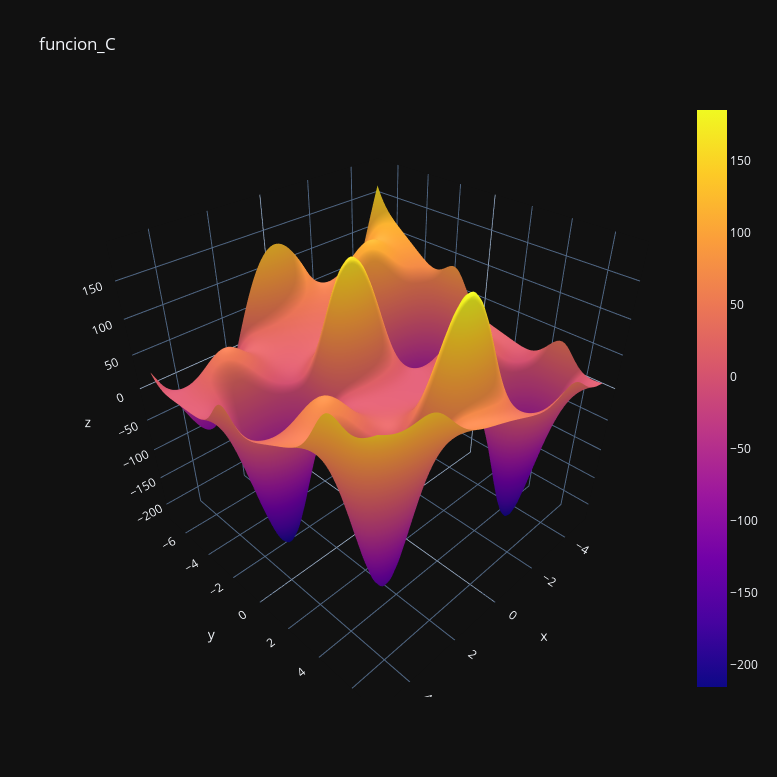

Notebook code cell kept with this figure:
### Markdown cell above
## Visualización estática de la superficie a optimizar

### Code cell
funcion_objetivo = funcion_C

#Definicion de la región de exploración permitida para las partículas
graph_x_min = -5
graph_x_max = 5
graph_y_min = -7
graph_y_max = 7

x_0_lin = np.linspace(start = graph_x_min, stop = graph_x_max, num = 100)
x_1_lin = np.linspace(start = graph_y_min, stop = graph_y_max, num = 100)

x_0, x_1 = np.meshgrid(x_0_lin, x_1_lin)

z=np.zeros((x_1_lin.size, x_0_lin.size))

for i in range(z.shape[0]):
  for j in range(z.shape[1]):
    z[i,j] = funcion_objetivo(x_0_lin[j], x_1_lin[i])
    
z_df = pd.DataFrame(z, index=x_0_lin, columns=x_1_lin, copy=True)

dsm.Figure(
    data=dsm.Surface(z=z_df.values, x=x_0_lin, y=x_1_lin),
    layout=dsm.Layout(
        title=funcion_objetivo.__name__,
        template="plotly_dark",
        width=777,
        height=777
    ))

### Figure 1 — Plotly figure (JSON) as saved in the notebook; plotly's stock layout.template omitted (floating-point values rounded to 4 significant figures; data arrays with more than 128 entries replaced by an {"elided": "..."} marker saying what was removed)
{"data": [{"type": "surface", "x": [-5, -4.899, -4.798, -4.697, -4.596, -4.495, -4.394, -4.293, -4.192, -4.091, -3.99, -3.889, -3.788, -3.687, -3.586, -3.485, -3.384, -3.283, -3.182, -3.081, -2.98, -2.879, -2.778, -2.677, -2.576, -2.475, -2.374, -2.273, -2.172, -2.071, -1.97, -1.869, -1.768, -1.667, -1.566, -1.465, -1.364, -1.263, -1.162, -1.061, -0.9596, -0.8586, -0.7576, -0.6566, -0.5556, -0.4545, -0.3535, -0.2525, -0.1515, -0.05051, 0.05051, 0.1515, 0.2525, 0.3535, 0.4545, 0.5556, 0.6566, 0.7576, 0.8586, 0.9596, 1.061, 1.162, 1.263, 1.364, 1.465, 1.566, 1.667, 1.768, 1.869, 1.97, 2.071, 2.172, 2.273, 2.374, 2.475, 2.576, 2.677, 2.778, 2.879, 2.98, 3.081, 3.182, 3.283, 3.384, 3.485, 3.586, 3.687, 3.788, 3.889, 3.99, 4.091, 4.192, 4.293, 4.394, 4.495, 4.596, 4.697, 4.798, 4.899, 5], "y": [-7, -6.859, -6.717, -6.576, -6.434, -6.293, -6.152, -6.01, -5.869, -5.727, -5.586, -5.444, -5.303, -5.162, -5.02, -4.879, -4.737, -4.596, -4.455, -4.313, -4.172, -4.03, -3.889, -3.747, -3.606, -3.465, -3.323, -3.182, -3.04, -2.899, -2.758, -2.616, -2.475, -2.333, -2.192, -2.051, -1.909, -1.768, -1.626, -1.485, -1.343, -1.202, -1.061, -0.9192, -0.7778, -0.6364, -0.4949, -0.3535, -0.2121, -0.07071, 0.07071, 0.2121, 0.3535, 0.4949, 0.6364, 0.7778, 0.9192, 1.061, 1.202, 1.343, 1.485, 1.626, 1.768, 1.909, 2.051, 2.192, 2.333, 2.475, 2.616, 2.758, 2.899, 3.04, 3.182, 3.323, 3.465, 3.606, 3.747, 3.889, 4.03, 4.172, 4.313, 4.455, 4.596, 4.737, 4.879, 5.02, 5.162, 5.303, 5.444, 5.586, 5.727, 5.869, 6.01, 6.152, 6.293, 6.434, 6.576, 6.717, 6.859, 7], "z": {"elided": "100x100 float values"}}], "layout": {"height": 777, "title": {"text": "funcion_C"}, "width": 777}}
